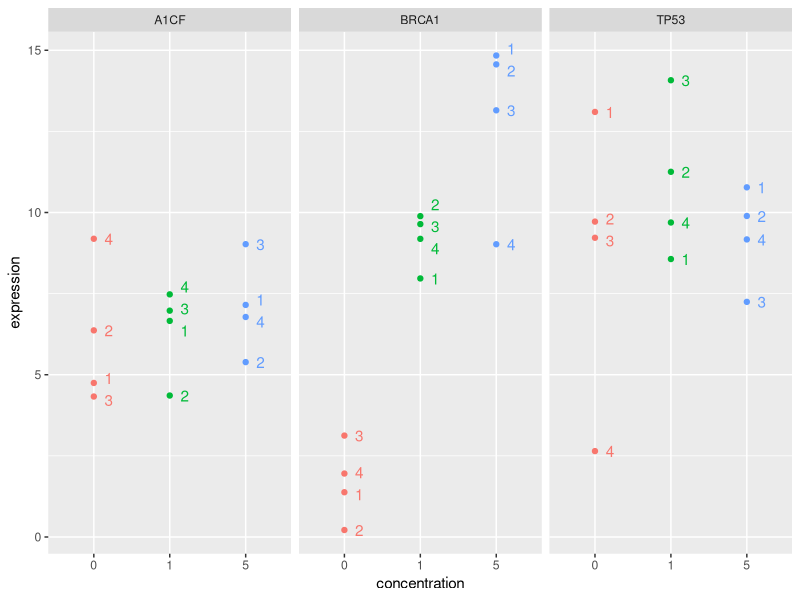
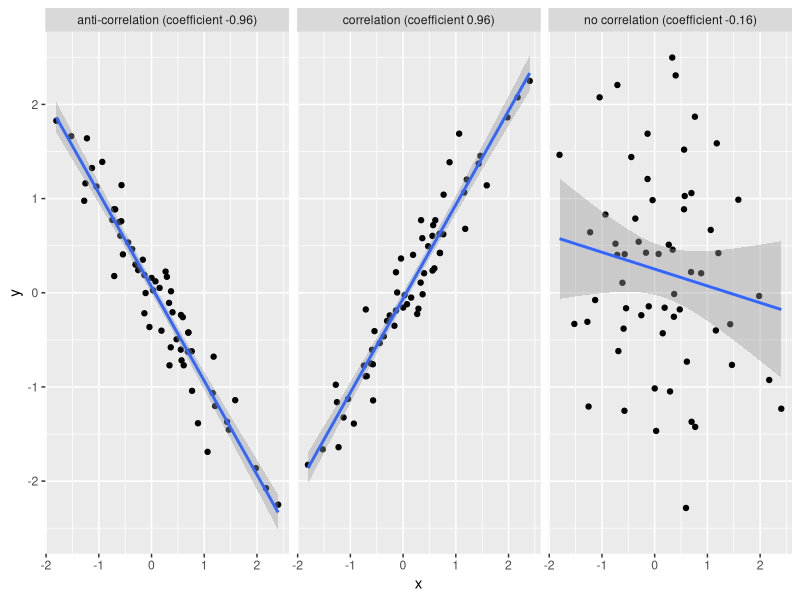
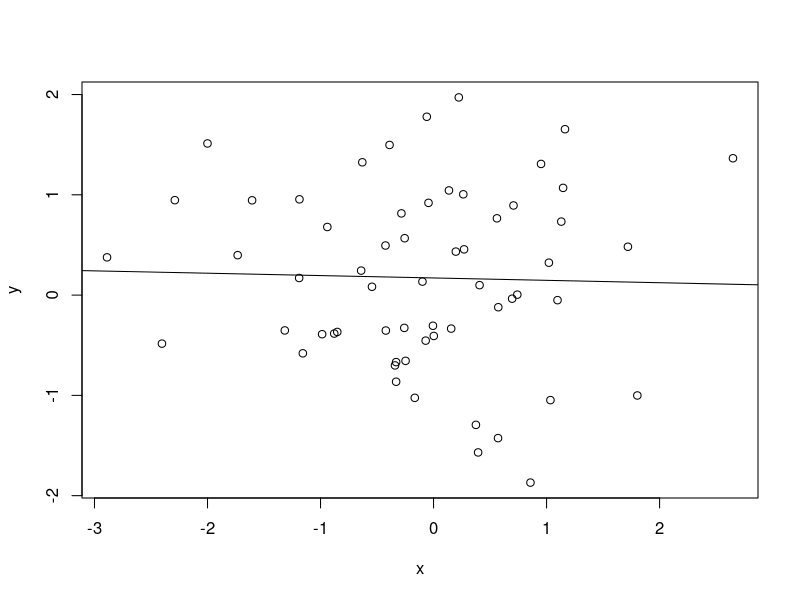
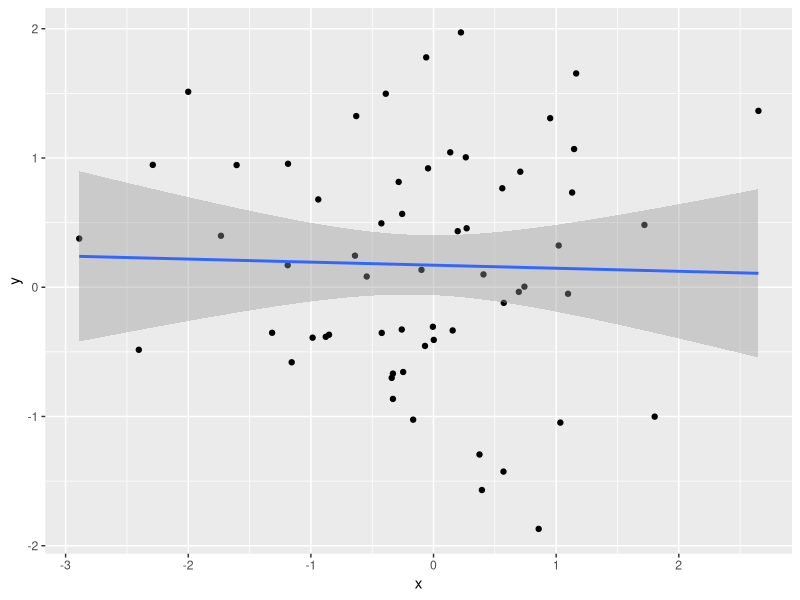

Write the R code that produced these figures, in order. (Note: this script raises an error after producing the figures.)
## ---- chunk 1
library("ggplot2")
## ---- chunk 2
expd <- ge <- data.frame(sample = paste0("S", 1:12),
                         group = rep(c("CTRL", "DRUG", "DRUG"), each = 4),
                         concentration = factor(rep(c(0, 1, 5), each = 4)),
                         replicate = rep(1:4, 3),
                         stringsAsFactors = FALSE)
set.seed(1)
ge$A1CF <- rnorm(12, 6, 2)
ge$BRCA1 <- c(abs(rnorm(4, 2, 1)), rnorm(4, 8, 2), rnorm(4, 13, 2))
ge$TP53 <-  c(rnorm(4, 10, 5), rnorm(4, 10, 3), rnorm(4, 10, 2))
ge <- tidyr::pivot_longer(ge,
                          names_to = "gene",
                          values_to = "expression",
                          c(A1CF, BRCA1, TP53))

ggplot(ge, aes(x = concentration, y = expression,
               colour = concentration, label = replicate)) +
    geom_point() +
    facet_grid(. ~ gene) +
    theme(legend.position="none") +
    ggrepel::geom_text_repel(nudge_x = 0.2, segment.size = 0.5)
## ---- chunk 3
knitr::kable(expd)
## ---- chunk 4
x <- rnorm(60)
y1  <- x + rnorm(60, 0, 0.3)
y2 <- -y1
y3 <- rnorm(60)
df <- data.frame(x = c(x, x, x),
           y = c(y1, y2, y3),
           type = rep(c(paste0("correlation (coefficient ", round(cor(x, y1), 2), ")"),
                        paste0("anti-correlation (coefficient ", round(cor(x, y2), 2), ")"),
                        paste0("no correlation (coefficient ", round(cor(x, y3), 2), ")")),
                      each = 60))

ggplot(df, aes(x = x, y = y)) +
    geom_point() +
    geom_smooth(method = "lm") +
    facet_grid(. ~ type)
## ---- chunk 5
x <- rnorm(60)
y <- rnorm(60)

## fit linear model
fit <- lm(y ~ x)

## slope
fit

## correlation
cor(x, y)

## with base graphics
plot(x, y)
abline(fit)

## or with ggplot2
ggplot(data.frame(x, y),
       aes(x, y)) +
    geom_point() + geom_smooth(method = "lm")
## ---- chunk 6
## Generated with https://gist.github.com/lgatto/d8eb59effb815996eac789debb51690d
knitr::include_graphics("./figs/spurcor.png")
## ---- chunk 7
set.seed(42)
rs <- replicate(100, cor(rnorm(10), rnorm(10)))
summary(rs)
## Assuming a totally arbitrary value of 0.75, we would get
rs[abs(rs) > .75]

hist(rs)
rug(rs)
abline(v = rs[abs(rs) > .75], col = "red", lty = "dotted")
## ---- chunk 8
set.seed(111)
samples <- data.frame(x = rnorm(5, 5, 1),
                      y = rnorm(5, 5, 1))
plot(samples, cex = 3)
text(samples$x, samples$y, 1:5)
## ---- chunk 9
dist(samples)
## ---- chunk 10
avg_sample <- colMeans(samples)
plot(samples, cex = 3)
text(samples$x, samples$y, 1:5)
points(avg_sample["x"], avg_sample["y"], pch = 19, col = "red", cex = 2)
## ---- chunk 11
avg_sample <- colMeans(samples)
plot(samples, cex = 3)
text(samples$x, samples$y, 1:5)
points(avg_sample["x"], avg_sample["y"], pch = 19, col = "red", cex = 2)
dists <- dist(rbind(samples, avg_sample))
## convert the object of `dist` to a matrix that we can subset easily
dists <- as.matrix(dists)
dists[6, ]
which.max(dists[6, ])
## ---- chunk 12
d <- 1:200
N <- 1000
dat <- lapply(d, function(i) replicate(i, runif(N)))
nout <- function(m) mean(apply(m, 1, function(i) any(i < 0.01 | i > 0.99)))
res <- sapply(dat, nout)
plot(res, type = "l",
     xlab = "Number of dimensions",
     ylab = "Proportion of 1% outliers",
     main = "Curse of Dimensionality")
grid()
## ---- chunk 13
set.seed(123)
dat <- rbind(mvtnorm::rmvnorm(50, c(0, 0)),
             mvtnorm::rmvnorm(50, c(3, 3)))
dat <- as.data.frame(dat)
colnames(dat) <- c("x", "y")
plot(dat)
## ---- chunk 14
dat$class <- factor(rep(c("A", "B"), each = 50))
plot(dat[, 1:2], col = dat$class, pch = 19)
## ---- chunk 15
plot(dat[, 1:2], col = dat$class, pch = 19)
new_points <- data.frame(x = c(0, 4, 1.65),
                         y = c(0, 5, 1.7))
points(new_points$x, new_points$y, cex = 2.5)
text(new_points$x, new_points$y, 1:3)
